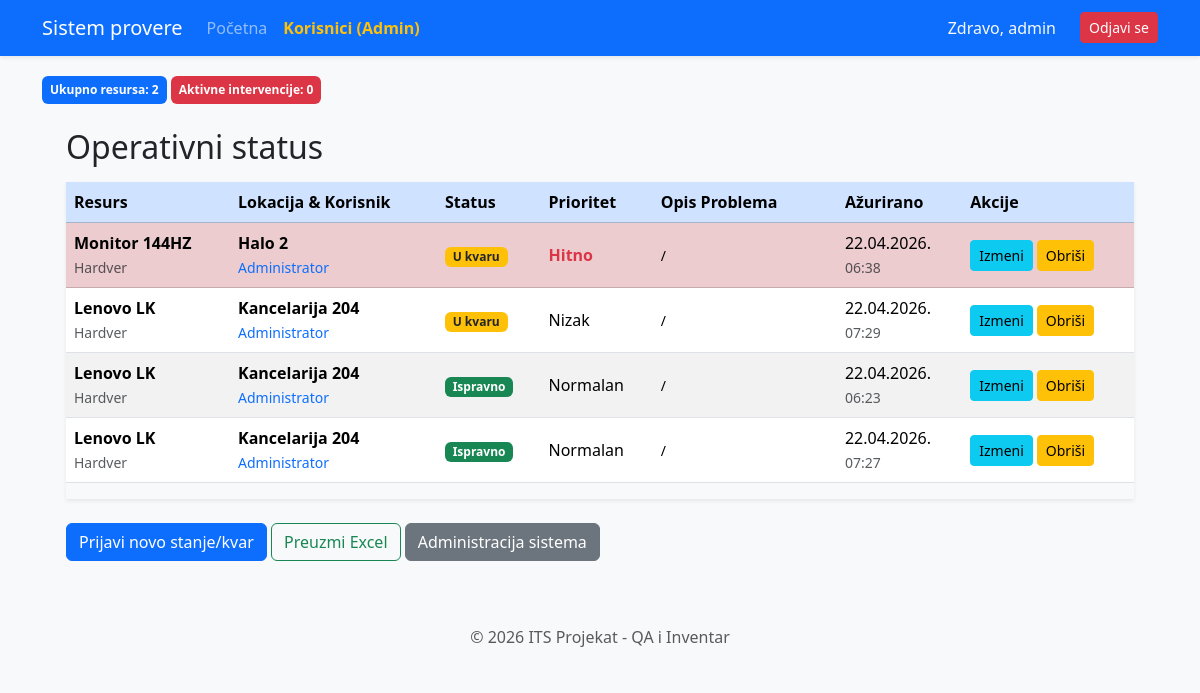
Page / (signed in) on the earlier database version.
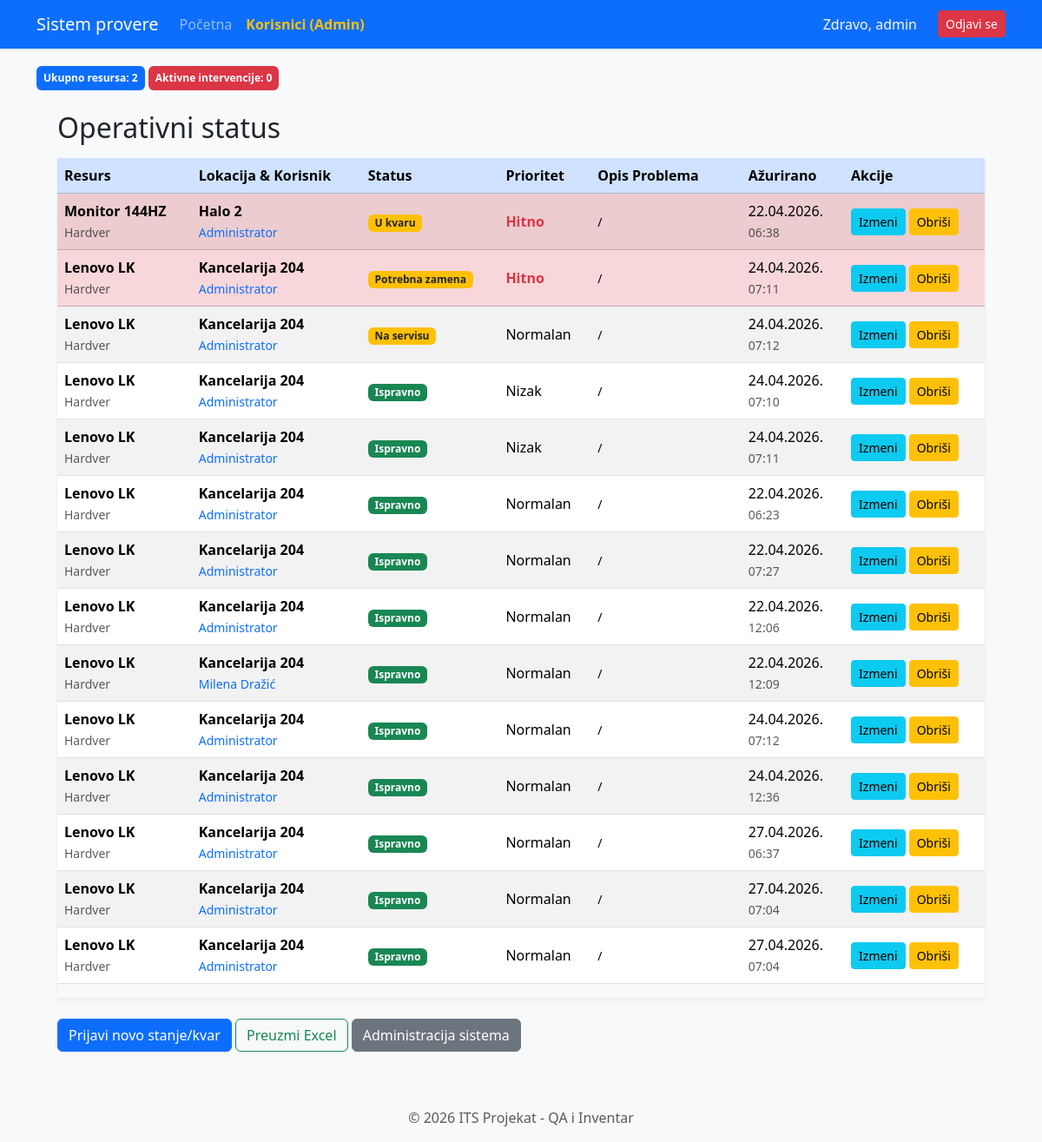
Same page on the later database version.
### alchemy_classes.py (models this page shows)
class User(db.Model, UserMixin):
    __tablename__ = "user"
    id: Mapped[int] = mapped_column(Integer, primary_key=True)
    username: Mapped[str] = mapped_column(String(20), unique=True, nullable=False)
    password: Mapped[str] = mapped_column(String(100), nullable=False)
    ime_prezime: Mapped[str] = mapped_column(String(100), nullable=True)
    uloga: Mapped[str] = mapped_column(String(10), default="user")
    zaduzeni_statusi: Mapped[list["StatusResursa"]] = relationship("StatusResursa", back_populates="korisnik")

class StatusResursa(db.Model):
    __tablename__ = "status_resursa"
    id: Mapped[int] = mapped_column(Integer, primary_key=True)
    resurs_id: Mapped[int] = mapped_column(ForeignKey("resurs.id"), nullable=False)
    lokacija_id: Mapped[int] = mapped_column(ForeignKey("lokacija.id"), nullable=False)
    korisnik_id: Mapped[int] = mapped_column(ForeignKey("user.id"), nullable=False) # VEZA SA KORISNIKOM!
    kolicina: Mapped[int] = mapped_column(Integer, default=1)
    status_kvara: Mapped[str] = mapped_column(String(50))
    prioritet: Mapped[str] = mapped_column(String(20))
    opis_problema: Mapped[str] = mapped_column(String(50), nullable=True)
    datum_prijave: Mapped[datetime] = mapped_column(DateTime, default=datetime.utcnow)
    resurs: Mapped["Resurs"] = relationship("Resurs", back_populates="statusi")
    lokacija: Mapped["Lokacija"] = relationship("Lokacija", back_populates="izvestaji")
    korisnik: Mapped["User"] = relationship("User", back_populates="zaduzeni_statusi")

class Resurs(db.Model):
    __tablename__ = "resurs"
    id: Mapped[int] = mapped_column(Integer, primary_key=True)
    naziv: Mapped[str] = mapped_column(String(100), nullable=False)
    tip: Mapped[str] = mapped_column(String(50))
    serijski_broj: Mapped[str] = mapped_column(String(100), unique=True)
    godina_nabavke: Mapped[int] = mapped_column(Integer)
    statusi: Mapped[list["StatusResursa"]] = relationship("StatusResursa", back_populates="resurs")

class Lokacija(db.Model):
    __tablename__ = "lokacija"
    id: Mapped[int] = mapped_column(Integer, primary_key=True)
    naziv: Mapped[str] = mapped_column(String(100), nullable=False)
    sprat: Mapped[str] = mapped_column(String(50), nullable=True)
    odgovorno_lice: Mapped[str] = mapped_column(String(100))
    izvestaji: Mapped[list["StatusResursa"]] = relationship("StatusResursa", back_populates="lokacija")

### main.py (the view)
@app.route('/')
@login_required
def home():
    total_resursa = Resurs.query.count()
    aktivni_kvarovi = StatusResursa.query.filter(StatusResursa.status_kvara != 'Ispravno').count()
    hitni_zadaci = StatusResursa.query.filter_by(prioritet='Hitno').count()
    svi_resursi = db.session.execute(db.select(Resurs)).scalars().all()
    upit_stanja = db.select(StatusResursa).join(Resurs).join(Lokacija).order_by(
        StatusResursa.status_kvara.desc(),
        StatusResursa.prioritet.asc()
    )
    sva_stanja = db.session.execute(upit_stanja).scalars().all()
    return render_template("index.html", stanja=sva_stanja, resursi=svi_resursi, naslov="Glavni Dashboard")

### main.py (called while the page is built)
@login_manager.user_loader
def load_user(user_id):
    return db.get_or_404(User, user_id)

### templates/index.html (shortened to what this page needs)
{% extends "base.html" %}
{% block content %}
<div class="mb-3">
    <span class="badge bg-primary p-2">Ukupno resursa: {{ resursi|length }}</span>
    <span class="badge bg-danger p-2">Aktivne intervencije: {{ statusi|length }}</span>
</div>
<div class="jumbotron">
    <div class="container-fluid px-4"> <h2 class="mt-4">Operativni status</h2>
        <div class="table-responsive mt-3 shadow-sm">
            <table class="table table-striped table-hover align-middle">
                <thead>
                    <tr class="table-primary">
                        <th scope="col">Resurs</th>
                        <th scope="col">Lokacija & Korisnik</th>
                        <th scope="col">Status</th>
                        <th scope="col">Prioritet</th>
                        <th scope="col" style="min-width: 150px;">Opis Problema</th>
                        <th scope="col">Ažurirano</th>
                        <th scope="col">Akcije</th>
                    </tr>
                </thead>
                <tbody>
                    {% for s in stanja %}
                    <tr class="{% if s.prioritet == 'Hitno' %}table-danger{% endif %}">
                        <td>
                            <strong>{{ s.resurs.naziv }}</strong> <br>
                            <small class="text-muted">{{ s.resurs.tip }}</small>
                        </td>
                        <td>
                            <strong>{{ s.lokacija.naziv }}</strong> <br>
                            <small class="text-primary">
                                {% if s.korisnik %}
                                    {{ s.korisnik.ime_prezime }}
                                {% else %}
                                    <span class="text-muted italic">Nije dodeljeno</span>
                                {% endif %}
                            </small>
                        </td>
                        <td>
                            <span class="badge {% if s.status_kvara == 'Ispravno' %}bg-success{% else %}bg-warning text-dark{% endif %}">
                                {{ s.status_kvara }}
                            </span>
                        </td>
                        <td>
                            {% if s.prioritet == 'Hitno' %}
                                <span class="text-danger fw-bold"> {{ s.prioritet }}</span>
                            {% else %}
                                {{ s.prioritet }}
                            {% endif %}
                        </td>
                        <td><small>{{ s.opis_problema or "/" }}</small></td>
                        <td style="white-space: nowrap;">{{ s.datum_prijave.strftime('%d.%m.%Y.') }}<br>
                            <small class="text-muted">{{ s.datum_prijave.strftime('%H:%M') }}</small>
                        </td>
                        <td>
                            <div class="d-flex gap-1">
                                <a class="btn btn-sm btn-info" href="{{ url_for('add_status', id=s.id) }}">
                                    Izmeni
                                </a>
                                <a class="btn btn-sm btn-warning"
                                   href="{{ url_for('delete_status', status_id=s.id) }}"
                                   onclick="return confirm('Da li ste sigurni da želite da obrišete ovaj status?')">
                                    Obriši
                                </a>
                            </div>
                        </td>
                    </tr>
                    {% endfor %}
                </tbody>
            </table>
        </div> <div class="mt-4 pb-5">
            <a class="btn btn-primary" href="{{ url_for('add_status') }}">Prijavi novo stanje/kvar</a>
            <a class="btn btn-outline-success" href="{{ url_for('export_excel') }}">
                 Preuzmi Excel
            </a>
            <a class="btn btn-secondary" href="{{ url_for('admin_page') }}">Administracija sistema</a>
        </div>
    </div>
</div>
{% endblock %}

### templates/base.html (shortened to what this page needs)
<!DOCTYPE html>
<html lang="sr">
<head>
    {{ bootstrap.load_css() }}
</head>
<body>
    <nav class="navbar navbar-expand-lg navbar-dark bg-primary shadow-sm">
        <div class="container">
            <a class="navbar-brand" href="{{ url_for('home') }}"> Sistem provere</a>
            <div class="collapse navbar-collapse" id="navbarNav">
                <ul class="navbar-nav me-auto">
                    <li class="nav-item">
                        <a class="nav-link" href="{{ url_for('home') }}">Početna</a>
                    </li>
                    {% if current_user.is_authenticated and current_user.uloga == 'admin' %}
                    <li class="nav-item">
                        <a class="nav-link fw-bold text-warning" href="{{ url_for('admin_panel') }}"> Korisnici (Admin)</a>
                    </li>
                    {% endif %}
                </ul>
                <ul class="navbar-nav ms-auto">
                    {% if current_user.is_authenticated %}
                        <li class="nav-item">
                            <span class="nav-link text-light">Zdravo, {{ current_user.username }}</span>
                        </li>
                        <li class="nav-item">
                            <a class="btn btn-danger btn-sm ms-lg-3 mt-1" href="{{ url_for('logout') }}">Odjavi se</a>
                        </li>
                    {% else %}
                        <li class="nav-item">
                            <a class="nav-link" href="{{ url_for('login') }}">Prijava</a>
                        </li>
                    {% endif %}
                </ul>
            </div>
        </div>
    </nav>
    <div class="container">
        {% block content %}{% endblock %}
    </div>
    <footer class="footer mt-auto py-3 bg-light text-center">
        <div class="container">
            <span class="text-muted">© 2026 ITS Projekat - QA i Inventar</span>
        </div>
    </footer>
</body>
</html>
</html>

### templates/base.html (style rules this page uses)
body { background-color: #f8f9fa; }
.navbar { margin-bottom: 20px; }
.footer { margin-top: 40px; padding: 20px; background: #eee; text-align: center; }

Differences in the rows shown:
removed StatusResursa: resurs.naziv "Lenovo LK", resurs.tip "Hardver", lokacija.naziv "Kancelarija 204", korisnik.ime_prezime "Administrator", status_kvara "U kvaru", prioritet "Nizak", opis_problema "/", datum_prijave "22.04.2026.", datum_prijave "07:29"
added StatusResursa: resurs.naziv "Lenovo LK", resurs.tip "Hardver", lokacija.naziv "Kancelarija 204", korisnik.ime_prezime "Administrator", status_kvara "Potrebna zamena", prioritet "Hitno", opis_problema "/", datum_prijave "24.04.2026.", datum_prijave "07:11"
added StatusResursa: resurs.naziv "Lenovo LK", resurs.tip "Hardver", lokacija.naziv "Kancelarija 204", korisnik.ime_prezime "Administrator", status_kvara "Na servisu", prioritet "Normalan", opis_problema "/", datum_prijave "24.04.2026.", datum_prijave "07:12"
added StatusResursa: resurs.naziv "Lenovo LK", resurs.tip "Hardver", lokacija.naziv "Kancelarija 204", korisnik.ime_prezime "Administrator", status_kvara "Ispravno", prioritet "Nizak", opis_problema "/", datum_prijave "24.04.2026.", datum_prijave "07:10"
added StatusResursa: resurs.naziv "Lenovo LK", resurs.tip "Hardver", lokacija.naziv "Kancelarija 204", korisnik.ime_prezime "Administrator", status_kvara "Ispravno", prioritet "Nizak", opis_problema "/", datum_prijave "24.04.2026.", datum_prijave "07:11"
added StatusResursa: resurs.naziv "Lenovo LK", resurs.tip "Hardver", lokacija.naziv "Kancelarija 204", korisnik.ime_prezime "Administrator", status_kvara "Ispravno", prioritet "Normalan", opis_problema "/", datum_prijave "22.04.2026.", datum_prijave "12:06"
added StatusResursa: resurs.naziv "Lenovo LK", resurs.tip "Hardver", lokacija.naziv "Kancelarija 204", korisnik.ime_prezime "Milena Dražić", status_kvara "Ispravno", prioritet "Normalan", opis_problema "/", datum_prijave "22.04.2026.", datum_prijave "12:09"
added StatusResursa: resurs.naziv "Lenovo LK", resurs.tip "Hardver", lokacija.naziv "Kancelarija 204", korisnik.ime_prezime "Administrator", status_kvara "Ispravno", prioritet "Normalan", opis_problema "/", datum_prijave "24.04.2026.", datum_prijave "07:12"
added StatusResursa: resurs.naziv "Lenovo LK", resurs.tip "Hardver", lokacija.naziv "Kancelarija 204", korisnik.ime_prezime "Administrator", status_kvara "Ispravno", prioritet "Normalan", opis_problema "/", datum_prijave "24.04.2026.", datum_prijave "12:36"
added StatusResursa: resurs.naziv "Lenovo LK", resurs.tip "Hardver", lokacija.naziv "Kancelarija 204", korisnik.ime_prezime "Administrator", status_kvara "Ispravno", prioritet "Normalan", opis_problema "/", datum_prijave "27.04.2026.", datum_prijave "06:37"
added StatusResursa: resurs.naziv "Lenovo LK", resurs.tip "Hardver", lokacija.naziv "Kancelarija 204", korisnik.ime_prezime "Administrator", status_kvara "Ispravno", prioritet "Normalan", opis_problema "/", datum_prijave "27.04.2026.", datum_prijave "07:04"
added StatusResursa: resurs.naziv "Lenovo LK", resurs.tip "Hardver", lokacija.naziv "Kancelarija 204", korisnik.ime_prezime "Administrator", status_kvara "Ispravno", prioritet "Normalan", opis_problema "/", datum_prijave "27.04.2026.", datum_prijave "07:04"
